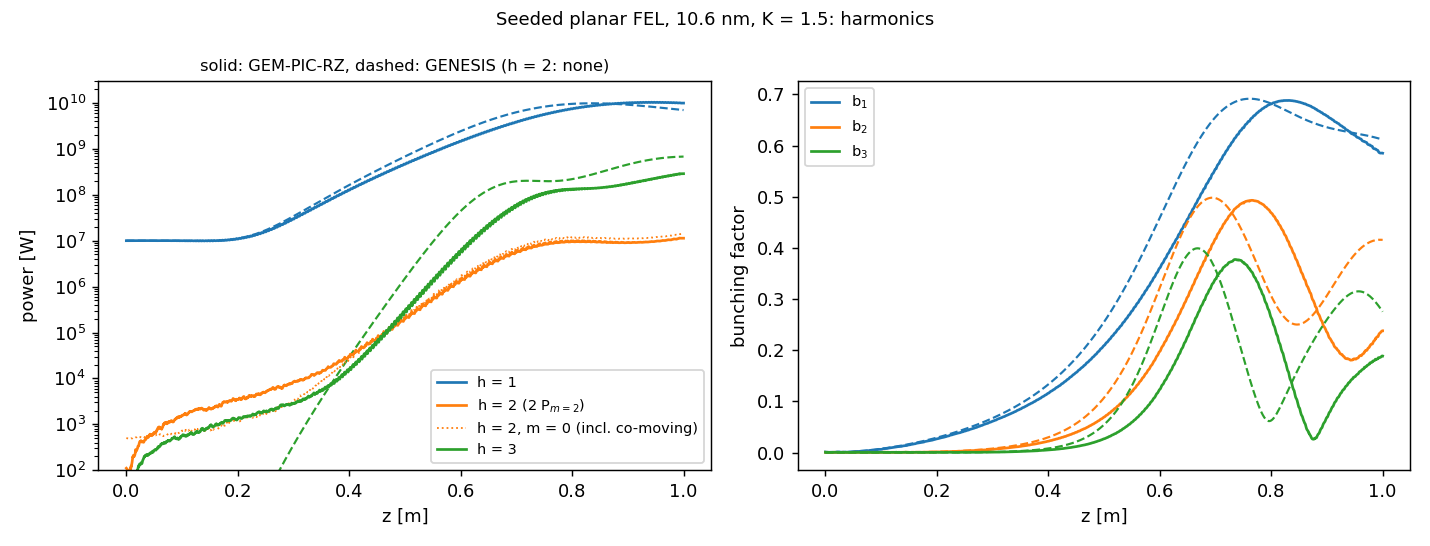

Write Python code to recreate this figure.
"""Harmonics of the seeded planar FEL (fel.deck): GEM-PIC-RZ against GENESIS 1.3 v4 (genesis/fel.in).
GEM-PIC-RZ: fel_harmonics.txt, averaged over the slices in the steady-state part of the bunch (radiation that has
met only the flat top). Harmonic h, mode m: odd harmonics on the axis in m = 1; the 2nd harmonic is the TEM10-like
field E_x ~ x, which has equal energy in m = 0 and m = 2; m = 0 also holds the co-moving field of the 2nd-harmonic
bunching, so P2 = 2 P(m = 2) is used (and P(m = 0) shown for reference).
usage: python3 compare_fel.py [out_dir] [png]"""
import sys
import h5py
import numpy as np
import matplotlib
matplotlib.use("Agg")
import matplotlib.pyplot as plt

out = sys.argv[1] if len(sys.argv) > 1 else "fel_out"
png = sys.argv[2] if len(sys.argv) > 2 else "compare_fel.png"
zlo, zhi = 2.7, 3.45          # steady-state zeta range [um] (flat top 2.62 ... 4.52 um, slippage 1.06 um)

hdr = [l for l in open(f"{out}/fel_harmonics.txt") if l.startswith("# step")][0]
zeta_j = np.array([float(v) for v in hdr.split(":")[1].split()])
dsl = zeta_j[1] - zeta_j[0]
sel = (zeta_j >= zlo - 1e-9) & (zeta_j + dsl <= zhi + 1e-9)
d = np.loadtxt(f"{out}/fel_harmonics.txt")
G = {}
for h in (1, 2, 3):
    for m in (-1, 0, 1, 2):
        r = d[(d[:, 2] == h) & (d[:, 3] == m)]
        if len(r):
            G[h, m] = (r[:, 1] * 1e-3, r[:, 4:][:, sel].mean(axis=1))
z_g = G[1, 1][0]
P1g, P3g = G[1, 1][1], G[3, 1][1]
P2g, P2g0 = 2 * G[2, 2][1], G[2, 0][1]

f = h5py.File("genesis/harm.out.h5", "r")
z_s = f["Lattice/zplot"][()]
P1s, P2s, P3s = (f[k + "/power"][()].ravel() for k in ("Field", "Field2", "Field3"))
b_s = [f["Beam/bunching" + s][()].ravel() for s in ("", "2", "3")]

i_s, i_g = np.argmax(P1s), np.argmax(P1g)
print(f"steady-state slices {zeta_j[sel][0]:.4g} ... {zeta_j[sel][-1] + dsl:.4g} um")
print(f"{'':28s} {'GENESIS':>12s} {'GEM-PIC-RZ':>12s}")
print(f"{'saturation z [m]':28s} {z_s[i_s]:12.3f} {z_g[i_g]:12.3f}")
print(f"{'P1 at saturation [W]':28s} {P1s[i_s]:12.3e} {P1g[i_g]:12.3e}")
print(f"{'P2 at saturation [W]':28s} {P2s[i_s]:12.3e} {P2g[i_g]:12.3e}   (GEM m = 0: {P2g0[i_g]:.3e})")
print(f"{'P3 at saturation [W]':28s} {P3s[i_s]:12.3e} {P3g[i_g]:12.3e}")
print(f"{'P2/P1, P3/P1 at saturation':28s} {P2s[i_s] / P1s[i_s]:5.1e} {P3s[i_s] / P1s[i_s]:6.1e}"
      f"  {P2g[i_g] / P1g[i_g]:5.1e} {P3g[i_g] / P1g[i_g]:6.1e}")
for h in (1, 2, 3):
    print(f"{'bunching b%d at saturation' % h:28s} {b_s[h - 1][i_s]:12.3f} {G[h, -1][1][i_g]:12.3f}")
print(f"{'end: P1, P2, P3 [W]':28s} GENESIS {P1s[-1]:.3e} {P2s[-1]:.3e} {P3s[-1]:.3e}"
      f" | GEM {P1g[-1]:.3e} {P2g[-1]:.3e} {P3g[-1]:.3e}")
# gain lengths of the harmonics in the exponential part (P1 between 1e8 and 1e9 W)
m_s = (P1s > 1e8) & (P1s < 1e9)
m_g = (P1g > 1e8) & (P1g < 1e9)
for name, Ps, Pg in (("P1", P1s, P1g), ("P2", P2s, P2g), ("P3", P3s, P3g)):
    ls = 1 / np.polyfit(z_s[m_s], np.log(Ps[m_s]), 1)[0] if Ps[m_s].min() > 0 else np.nan
    lg = 1 / np.polyfit(z_g[m_g], np.log(Pg[m_g]), 1)[0]
    print(f"{'gain length ' + name + ' [m]':28s} {ls:12.4f} {lg:12.4f}")

fig, ax = plt.subplots(1, 2, figsize=(11, 4.2))
for P, c, l in ((P1s, "C0", "h = 1"), (P3s, "C2", "h = 3")):
    ax[0].semilogy(z_s, P, c + "--", lw=1.2)
ax[0].semilogy(z_g, P1g, "C0", label="h = 1")
ax[0].semilogy(z_g, P2g, "C1", label="h = 2 (2 P$_{m=2}$)")
ax[0].semilogy(z_g, np.maximum(P2g0, 1e-3), "C1:", lw=1, label="h = 2, m = 0 (incl. co-moving)")
ax[0].semilogy(z_g, P3g, "C2", label="h = 3")
ax[0].set_ylim(1e2, 3e10)
ax[0].set_xlabel("z [m]"); ax[0].set_ylabel("power [W]")
ax[0].set_title("solid: GEM-PIC-RZ, dashed: GENESIS (h = 2: none)", fontsize=9)
ax[0].legend(fontsize=8, loc="lower right")
for h, c in ((1, "C0"), (2, "C1"), (3, "C2")):
    ax[1].plot(z_s, b_s[h - 1], c + "--", lw=1.2)
    ax[1].plot(G[h, -1][0], G[h, -1][1], c, label=f"b$_{h}$")
ax[1].set_xlabel("z [m]"); ax[1].set_ylabel("bunching factor")
ax[1].legend(fontsize=8)
fig.suptitle("Seeded planar FEL, 10.6 nm, K = 1.5: harmonics", fontsize=10)
fig.tight_layout()
fig.savefig(png, dpi=130)
print("wrote", png)
